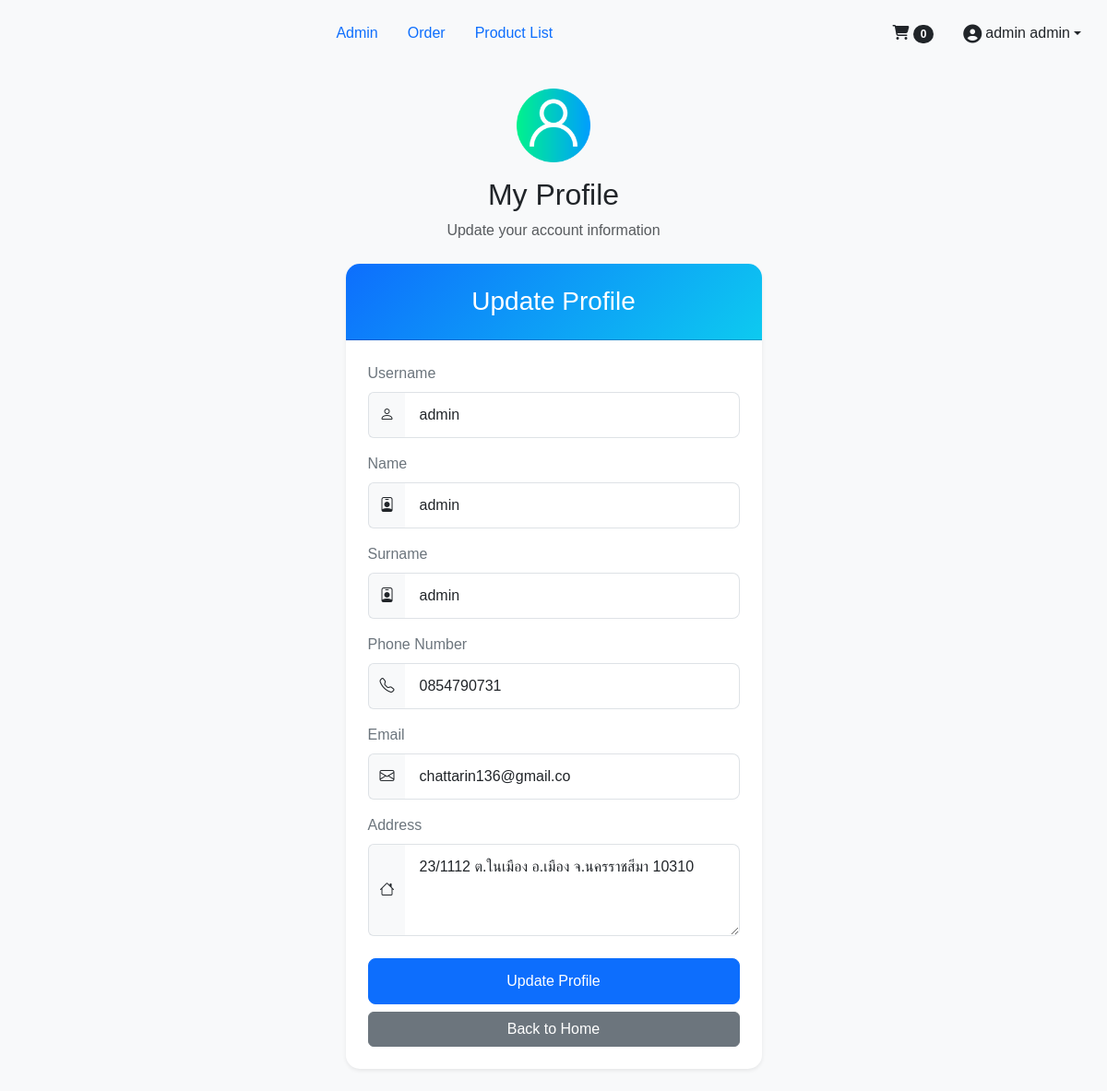
The app's page /profile.php (signed in) with its own data.
### tables this page shows
CREATE TABLE IF NOT EXISTS `users` (
  `Id` int NOT NULL AUTO_INCREMENT,
  `username` varchar(255) NOT NULL,
  `password` varchar(255) NOT NULL,
  `name` varchar(255) NOT NULL,
  `surname` varchar(255) NOT NULL,
  `tel` varchar(20) NOT NULL,
  `email` varchar(255) NOT NULL,
  `address` varchar(255) NOT NULL,
  `status` tinyint NOT NULL DEFAULT '1',
  `reset_token` varchar(64) DEFAULT NULL,
  `reset_expiry` datetime DEFAULT NULL,
  PRIMARY KEY (`Id`)
);

### include/config.php (called while the page is built, shortened)
<?php
$base_url = 'http://localhost/shoppingcart';

### include/profile.php (called while the page is built, shortened)
<?php
$user_id = $_SESSION['id'];
$stmt = $conn->prepare("SELECT * FROM users WHERE Id = ?");
$stmt->bind_param("i", $user_id);
$stmt->execute();
$result = $stmt->get_result();
$row = $result->fetch_assoc();
?>

### profile.php (the view, shortened to what this page needs)
<?php
include 'include/config.php';
include 'include/profile.php';
?>
<!DOCTYPE html>
<html lang="en">
<head>
    <link href="<?php echo $base_url; ?>/assets/css/bootstrap.min.css" rel="stylesheet">
    <link href="<?php echo $base_url; ?>/assets/css/custom.css" rel="stylesheet">
    <link href="<?php echo $base_url; ?>/assets/fontawesome/css/fontawesome.min.css" rel="stylesheet">
    <link href="<?php echo $base_url; ?>/assets/fontawesome/css/brands.min.css" rel="stylesheet">
    <link href="<?php echo $base_url; ?>/assets/fontawesome/css/solid.min.css" rel="stylesheet">
    <link rel="stylesheet" href="https://cdn.jsdelivr.net/npm/bootstrap-icons@1.11.1/font/bootstrap-icons.css">
</head>
<body class="bg-light">
    <?php include 'include/menu.php'; ?>
    <div class="container">
        <div class="row justify-content-center min-vh-100 align-items-center">
            <div class="col-md-5">
                <div class="text-center mb-4 mt-4">
                    <img src="assets/images/profile.png" alt="Profile" class="brand-logo mb-3">
                    <h2 class="text-dark mb-2">My Profile</h2>
                    <p class="text-muted">Update your account information</p>
                </div>
                <div class="card shadow-sm mb-4">
                    <div class="card-header">
                        <h3 class="text-center mb-0">Update Profile</h3>
                    </div>
                    <div class="card-body p-4">
                        <form method="POST" action="<?php echo htmlspecialchars($_SERVER["PHP_SELF"]); ?>">
                            <div class="mb-3">
                                <label class="form-label">Username</label>
                                <div class="input-group">
                                    <span class="input-group-text"><i class="bi bi-person"></i></span>
                                    <input type="text" class="form-control" name="username" value="<?php echo htmlspecialchars($row['username']); ?>" readonly>
                                </div>
                            </div>
                            <div class="mb-3">
                                <label class="form-label">Name</label>
                                <div class="input-group">
                                    <span class="input-group-text"><i class="bi bi-person-badge"></i></span>
                                    <input type="text" class="form-control" name="name" value="<?php echo htmlspecialchars($row['name']); ?>" required>
                                </div>
                            </div>
                            <div class="mb-3">
                                <label class="form-label">Surname</label>
                                <div class="input-group">
                                    <span class="input-group-text"><i class="bi bi-person-badge"></i></span>
                                    <input type="text" class="form-control" name="surname" value="<?php echo htmlspecialchars($row['surname']); ?>" required>
                                </div>
                            </div>
                            <div class="mb-3">
                                <label class="form-label">Phone Number</label>
                                <div class="input-group">
                                    <span class="input-group-text"><i class="bi bi-telephone"></i></span>
                                    <input type="text" class="form-control" name="tel" pattern="^0[689]\d{8}$" value="<?php echo htmlspecialchars($row['tel']); ?>" required>
                                </div>
                            </div>
                            <div class="mb-3">
                                <label class="form-label">Email</label>
                                <div class="input-group">
                                    <span class="input-group-text"><i class="bi bi-envelope"></i></span>
                                    <input type="email" class="form-control" name="email" value="<?php echo htmlspecialchars($row['email']); ?>" required>
                                </div>
                            </div>
                            <div class="mb-4">
                                <label class="form-label">Address</label>
                                <div class="input-group">
                                    <span class="input-group-text"><i class="bi bi-house"></i></span>
                                    <textarea class="form-control" name="address" required rows="3"><?php echo htmlspecialchars($row['address']); ?></textarea>
                                </div>
                            </div>
                            <div class="d-grid gap-2">
                                <button type="submit" name="update" class="btn btn-primary">Update Profile</button>
                                <a href="index.php" class="btn btn-secondary">Back to Home</a>
                            </div>
                        </form>
                    </div>
                </div>
            </div>
        </div>
    </div>
</body>
</html>

### assets/css/custom.css (style rules this page uses)
body { font-family: 'Poppins', sans-serif; }
.card { border: none; box-shadow: 0 0 20px rgba(0,0,0,0.1); border-radius: 15px; }
.card-header { background: linear-gradient(135deg, #0d6efd, #0dcaf0); color: white; border-radius: 15px 15px 0 0 !important; padding: 1.5rem; }
.form-control { border-radius: 8px; padding: 0.75rem 1rem; }
.btn-primary { padding: 0.75rem; border-radius: 8px; font-weight: 500; }
.brand-logo { width: 80px; margin-bottom: 1rem; }
.input-group-text { background: transparent; }
.input-group-text { background-color: #f8f9fa; border-right: 0; }
.input-group .form-control { border-left: 0; }
textarea.form-control { min-height: 100px; }
.form-label { margin-bottom: 0.5rem; color: #6c757d; }

### records on screen
users: username "admin", name "admin", surname "admin", tel "0854790731", email "chattarin136@gmail.co", address "23/1112 ต.ในเมือง อ.เมือง จ.นครราชสีมา 10310"

### other values on screen
count($_SESSION['cart'] ?? []) "0"
$_SESSION['name'] "admin"
$_SESSION['surname'] "admin"
